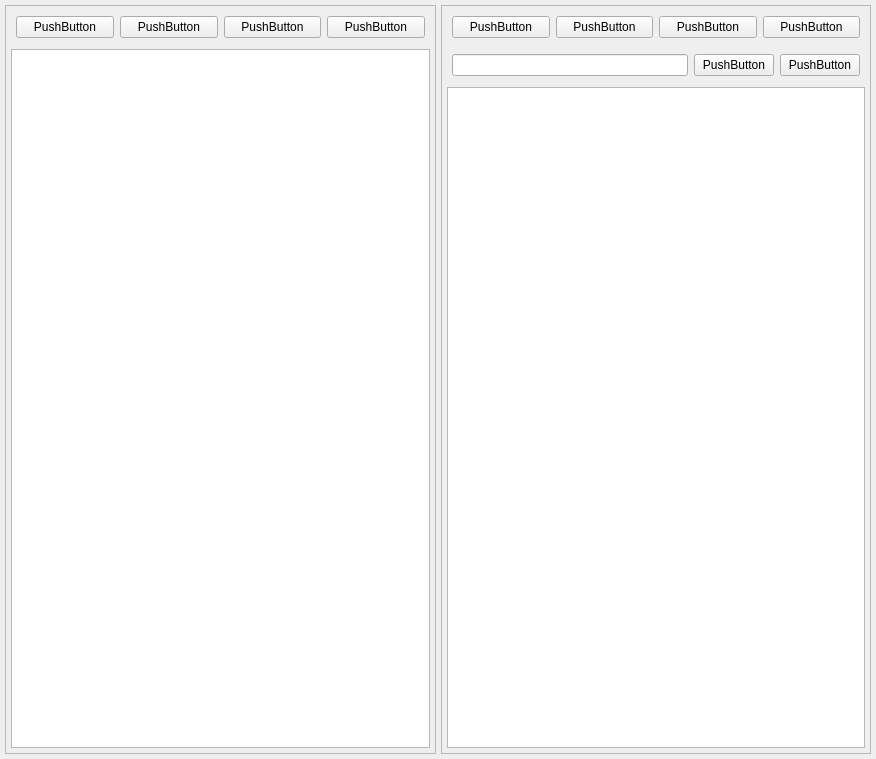
<?xml version="1.0" encoding="UTF-8"?>
<ui version="4.0">
 <class>Form</class>
 <widget class="QWidget" name="Form">
  <property name="geometry">
   <rect>
    <x>0</x>
    <y>0</y>
    <width>876</width>
    <height>759</height>
   </rect>
  </property>
  <property name="sizePolicy">
   <sizepolicy hsizetype="Maximum" vsizetype="Maximum">
    <horstretch>0</horstretch>
    <verstretch>0</verstretch>
   </sizepolicy>
  </property>
  <property name="windowTitle">
   <string>Form</string>
  </property>
  <layout class="QHBoxLayout" name="horizontalLayout_2">
   <property name="leftMargin">
    <number>5</number>
   </property>
   <property name="topMargin">
    <number>5</number>
   </property>
   <property name="rightMargin">
    <number>5</number>
   </property>
   <property name="bottomMargin">
    <number>5</number>
   </property>
   <item>
    <layout class="QHBoxLayout" name="horizontalLayout">
     <property name="spacing">
      <number>5</number>
     </property>
     <item>
      <widget class="QFrame" name="frame">
       <property name="minimumSize">
        <size>
         <width>400</width>
         <height>600</height>
        </size>
       </property>
       <property name="frameShape">
        <enum>QFrame::StyledPanel</enum>
       </property>
       <property name="frameShadow">
        <enum>QFrame::Sunken</enum>
       </property>
       <layout class="QVBoxLayout" name="verticalLayout">
        <property name="leftMargin">
         <number>5</number>
        </property>
        <property name="topMargin">
         <number>5</number>
        </property>
        <property name="rightMargin">
         <number>5</number>
        </property>
        <property name="bottomMargin">
         <number>5</number>
        </property>
        <item>
         <layout class="QHBoxLayout" name="horizontalLayout_3">
          <property name="leftMargin">
           <number>5</number>
          </property>
          <property name="topMargin">
           <number>5</number>
          </property>
          <property name="rightMargin">
           <number>5</number>
          </property>
          <property name="bottomMargin">
           <number>5</number>
          </property>
          <item>
           <widget class="QPushButton" name="pushButton_2">
            <property name="text">
             <string>PushButton</string>
            </property>
            <attribute name="buttonGroup">
             <string notr="true">buttonGroup</string>
            </attribute>
           </widget>
          </item>
          <item>
           <widget class="QPushButton" name="pushButton">
            <property name="text">
             <string>PushButton</string>
            </property>
            <attribute name="buttonGroup">
             <string notr="true">buttonGroup</string>
            </attribute>
           </widget>
          </item>
          <item>
           <widget class="QPushButton" name="pushButton_3">
            <property name="text">
             <string>PushButton</string>
            </property>
           </widget>
          </item>
          <item>
           <widget class="QPushButton" name="pushButton_4">
            <property name="text">
             <string>PushButton</string>
            </property>
           </widget>
          </item>
         </layout>
        </item>
        <item>
         <widget class="QListView" name="listView"/>
        </item>
       </layout>
      </widget>
     </item>
     <item>
      <widget class="QFrame" name="frame_2">
       <property name="minimumSize">
        <size>
         <width>400</width>
         <height>600</height>
        </size>
       </property>
       <property name="frameShape">
        <enum>QFrame::StyledPanel</enum>
       </property>
       <property name="frameShadow">
        <enum>QFrame::Sunken</enum>
       </property>
       <layout class="QVBoxLayout" name="verticalLayout_2">
        <property name="leftMargin">
         <number>5</number>
        </property>
        <property name="topMargin">
         <number>5</number>
        </property>
        <property name="rightMargin">
         <number>5</number>
        </property>
        <property name="bottomMargin">
         <number>5</number>
        </property>
        <item>
         <layout class="QHBoxLayout" name="horizontalLayout_4">
          <property name="leftMargin">
           <number>5</number>
          </property>
          <property name="topMargin">
           <number>5</number>
          </property>
          <property name="rightMargin">
           <number>5</number>
          </property>
          <property name="bottomMargin">
           <number>5</number>
          </property>
          <item>
           <widget class="QPushButton" name="pushButton_5">
            <property name="text">
             <string>PushButton</string>
            </property>
           </widget>
          </item>
          <item>
           <widget class="QPushButton" name="pushButton_6">
            <property name="text">
             <string>PushButton</string>
            </property>
           </widget>
          </item>
          <item>
           <widget class="QPushButton" name="pushButton_7">
            <property name="text">
             <string>PushButton</string>
            </property>
           </widget>
          </item>
          <item>
           <widget class="QPushButton" name="pushButton_8">
            <property name="text">
             <string>PushButton</string>
            </property>
           </widget>
          </item>
         </layout>
        </item>
        <item>
         <layout class="QHBoxLayout" name="horizontalLayout_5">
          <property name="sizeConstraint">
           <enum>QLayout::SetFixedSize</enum>
          </property>
          <property name="leftMargin">
           <number>5</number>
          </property>
          <property name="topMargin">
           <number>5</number>
          </property>
          <property name="rightMargin">
           <number>5</number>
          </property>
          <property name="bottomMargin">
           <number>5</number>
          </property>
          <item>
           <widget class="QLineEdit" name="lineEdit"/>
          </item>
          <item>
           <widget class="QPushButton" name="pushButton_9">
            <property name="text">
             <string>PushButton</string>
            </property>
           </widget>
          </item>
          <item>
           <widget class="QPushButton" name="pushButton_10">
            <property name="text">
             <string>PushButton</string>
            </property>
           </widget>
          </item>
         </layout>
        </item>
        <item>
         <widget class="QTableWidget" name="tableWidget"/>
        </item>
       </layout>
      </widget>
     </item>
    </layout>
   </item>
  </layout>
 </widget>
 <resources/>
 <connections/>
 <buttongroups>
  <buttongroup name="buttonGroup"/>
 </buttongroups>
</ui>
